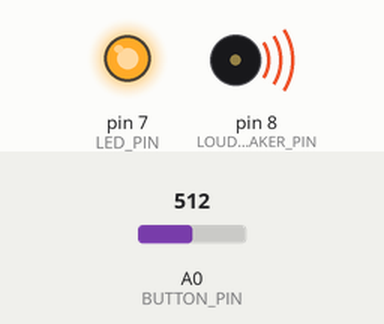
This sketch was run on a simulated Arduino Uno, built with avr-gcc and run on an emulated ATmega328P. Shown: output pins drawn as LEDs (lit = HIGH), buzzer (waves = sounding). The inputs (shaded band) are chosen by the test bench; at power-on: A0 (BUTTON_PIN) = 512. Pins used as bus, display or sensor lines are not drawn.

Above: at 1.2 s.
1.3 s: A0 (BUTTON_PIN) set to 998
2.8 s: A0 (BUTTON_PIN) set to 1013
At 3.7 s:
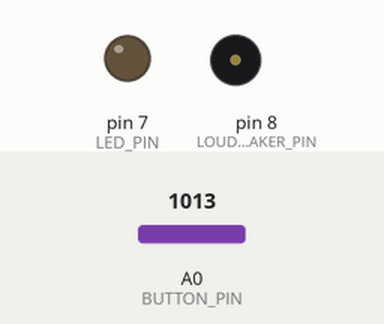
4.4 s: A0 (BUTTON_PIN) set to 970
At 5.2 s:
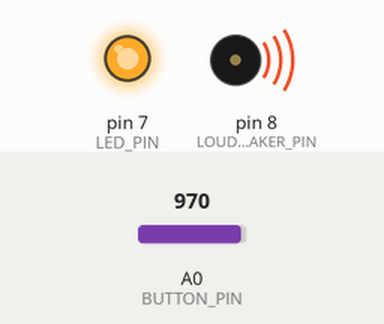
5.9 s: A0 (BUTTON_PIN) set to 1015
At 7.1 s:
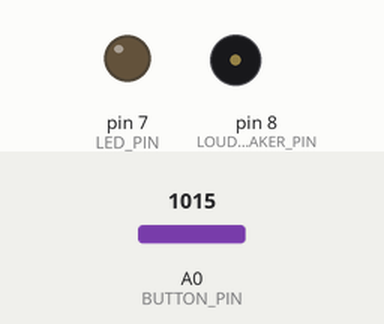
7.4 s: A0 (BUTTON_PIN) set to 900
At 8.8 s:
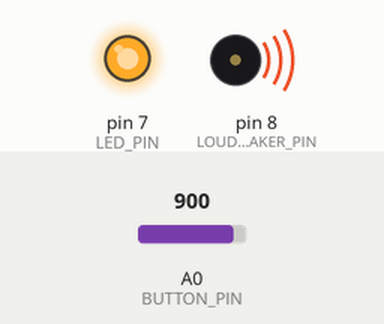
Timing chart, 0 to 9.9 s (numbered marks = the images above; inputs shaded):
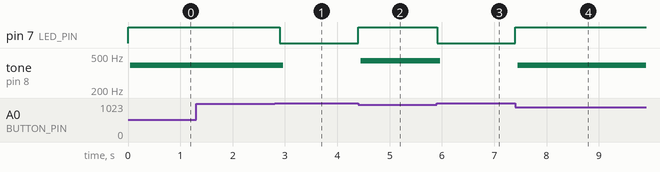

Measured:
- the behaviour switches between 1005 and 1006 on A0 (BUTTON_PIN) (found by bisection; images 0 and 1)
- after the input at 1.3 s, every drawn part: stays the same
- after the input at 2.8 s, pin 7 (LED_PIN): HIGH → LOW after 0.10 s; tone on pin 8 (LOUDSPEAKER_PIN): 391 Hz → silent after 0.17 s
- after the input at 4.4 s, pin 7 (LED_PIN): LOW → HIGH at once; tone on pin 8 (LOUDSPEAKER_PIN): silent → 439 Hz at once
- after the input at 5.9 s, pin 7 (LED_PIN): HIGH → LOW at once; tone on pin 8 (LOUDSPEAKER_PIN): 439 Hz → silent after 0.06 s
- after the input at 7.4 s, pin 7 (LED_PIN): LOW → HIGH at once; tone on pin 8 (LOUDSPEAKER_PIN): silent → 391 Hz after 0.05 s

The sketch:

ChristmasMelody.ino
```cpp
#include "silent_night.h"

/* Die Konstante MELODY wird in der oben eingebundenen Datei definiert */
int const melody[] = MELODY;

#define LOUDSPEAKER_PIN 8
#define LED_PIN 7

#define BUTTON_PIN A0

/* Diese zwei Funktionen testen ob ein
 * Knopf, der zwischen 3,3V dem PIN und
 * dem A0-PIN angeschlossen ist gedrückt
 * oder losgelassen ist.
 *
 * Wir müssen einen undefinierten Wertebereich
 * ("Hysterese") lassen, da unsere Knöpfe sonst
 * im Übergangsbereich "wackeln" würden.
 *
 * Für den offiziellen Arduino Uno hat der
 * Wertebereich 800-950 gut funktioniert.
 *
 * Für den ELEGOO Uno R3 nimm 980-1005.
 */

bool isButtonDown()
{
  int val = analogRead(BUTTON_PIN);
  return val < 980;
}

bool isButtonUp()
{
  return analogRead(BUTTON_PIN) > 1005;
}

/********************************************************/
/* AUFGABE (EINSTIEG):
 * Definiere zwei Funktionen, die solang warten, bis
 * der Knopf gedrückt ist (waitForTap) oder losgelassen
 * wurde (waitForUntap).
 */

void waitForTap()
{
  while (!isButtonDown());
}

void waitForUntap()
{
  while (!isButtonUp());
}

/********************************************************/

void play(int note, long duration) {
  /********************************************************/
  /* AUFGABE (FÜR FORTGESCHRITTENE):
   * Generiere eine Rechteckschwingung.
   *
   * Der Parameter "note" gibt die Tonfrequenz in Hz.
   * Der Parameter "duration" gibt die Spielzeit in Millisekunden an.
   *
   * Ändere mit digitalWrite ausreichend oft den Wert am
   * Lautsprecher-PIN von HIGH zu LOW low. Warte nach jedem
   * Wechsel für eine passende Zeitlänge mit delayMicroseconds.
   *
   * Tipp: Recherchiere ob mit Arduinos noch einfacher
   * eine "Pulsweitenmodulation" zu realisieren ist.
   */

  int waitTime = 500000 / note;
  int numberOfCycles = (duration * note) / 1000;
  int i;
  for (i = 0; i < numberOfCycles; i++) {
    digitalWrite(LOUDSPEAKER_PIN, HIGH);
    delayMicroseconds(waitTime);
    digitalWrite(LOUDSPEAKER_PIN, LOW);
    delayMicroseconds(waitTime);
  }
}

/* Diese Methode wird beim Start (oder Reset) einmal ausgeführt */
void setup() {
  pinMode(LOUDSPEAKER_PIN, OUTPUT);
  pinMode(LED_PIN, OUTPUT);
  pinMode(BUTTON_PIN, INPUT_PULLUP);

  Serial.begin(9600);
}


void playMelody() {
  /********************************************************/
  /* AUFGABEN (MITTEL):
   *
   * 1. Spiele die Melodie, indem du jeden Ton aus "melody"
   * für 100ms anspielst.
   *
   * 2. Warte mit dem Tonbeginn solang, bis der Knopf gedrückt wurde.
   *
   * 3. Halte den Ton solang, wie der Knopf gedrückt ist.
   * Tipp: Du kannst den Ton immer neustarten, solang der Knopf nicht
   * losgelassen wurde.
   *
   * 4. Schalte die LED an wenn ein Ton beginnt und aus, sobald er aufhört.
   */

  int note = 0;
  while (melody[note] != 0) {  /* Am Ende der Melodie ist eine "0" */
    waitForTap();
    digitalWrite(LED_PIN, HIGH);
    while (!isButtonUp())
      play(melody[note], 100);
    waitForUntap();
    digitalWrite(LED_PIN, LOW);
    note++;
  }
}

/* Diese Methode wird immer und immer wieder ausgeführt. */
void loop() {
  /* AUFGABE (EINSTIEG):
   *
   * 1. Lass die LED mit "digitalWrite(LED_PIN, HIGH)"
   * leuchten, sobald der Knopf gedrückt wurde.
   * Schalte sie aus (= LOW) wenn der Knopf losgelassen wurde.
   *
   * 2. Lösch den Code deiner LED und ruf statt dessen playMelody().
   */
   playMelody();
}
```

notes.h
```cpp
#ifndef NOTES_H
#define NOTES_H

#define NOTE_B0  31
#define NOTE_C1  33
#define NOTE_CS1 35
#define NOTE_D1  37
#define NOTE_DS1 39
#define NOTE_E1  41
#define NOTE_F1  44
#define NOTE_FS1 46
#define NOTE_G1  49
#define NOTE_GS1 52
#define NOTE_A1  55
#define NOTE_AS1 58
#define NOTE_B1  62
#define NOTE_C2  65
#define NOTE_CS2 69
#define NOTE_D2  73
#define NOTE_DS2 78
#define NOTE_E2  82
#define NOTE_F2  87
#define NOTE_FS2 93
#define NOTE_G2  98
#define NOTE_GS2 104
#define NOTE_A2  110
#define NOTE_AS2 117
#define NOTE_B2  123
#define NOTE_C3  131
#define NOTE_CS3 139
#define NOTE_D3  147
#define NOTE_DS3 156
#define NOTE_E3  165
#define NOTE_F3  175
#define NOTE_FS3 185
#define NOTE_G3  196
#define NOTE_GS3 208
#define NOTE_A3  220
#define NOTE_AS3 233
#define NOTE_B3  247
#define NOTE_C4  262
#define NOTE_CS4 277
#define NOTE_D4  294
#define NOTE_DS4 311
#define NOTE_E4  330
#define NOTE_F4  349
#define NOTE_FS4 370
#define NOTE_G4  392
#define NOTE_GS4 415
#define NOTE_A4  440
#define NOTE_AS4 466
#define NOTE_B4  494
#define NOTE_C5  523
#define NOTE_CS5 554
#define NOTE_D5  587
#define NOTE_DS5 622
#define NOTE_E5  659
#define NOTE_F5  698
#define NOTE_FS5 740
#define NOTE_G5  784
#define NOTE_GS5 831
#define NOTE_A5  880
#define NOTE_AS5 932
#define NOTE_B5  988
#define NOTE_C6  1047
#define NOTE_CS6 1109
#define NOTE_D6  1175
#define NOTE_DS6 1245
#define NOTE_E6  1319
#define NOTE_F6  1397
#define NOTE_FS6 1480
#define NOTE_G6  1568
#define NOTE_GS6 1661
#define NOTE_A6  1760
#define NOTE_AS6 1865
#define NOTE_B6  1976
#define NOTE_C7  2093
#define NOTE_CS7 2217
#define NOTE_D7  2349
#define NOTE_DS7 2489
#define NOTE_E7  2637
#define NOTE_F7  2794
#define NOTE_FS7 2960
#define NOTE_G7  3136
#define NOTE_GS7 3322
#define NOTE_A7  3520
#define NOTE_AS7 3729
#define NOTE_B7  3951
#define NOTE_C8  4186
#define NOTE_CS8 4435
#define NOTE_D8  4699
#define NOTE_DS8 4978

#endif
```

silent_night.h
```cpp
#ifndef SILENT_NIGHT_H
#define SILENT_NIGHT_H
#include "notes.h"

#ifndef MELODY
#  define MELODY {NOTE_G4, NOTE_A4, NOTE_G4, NOTE_E4, NOTE_G4, NOTE_A4, NOTE_G4, NOTE_E4, NOTE_D5, NOTE_D5, NOTE_B4, NOTE_C5, NOTE_C5, NOTE_G4, NOTE_A4, NOTE_A4, NOTE_C5, NOTE_B4, NOTE_A4, NOTE_G4, NOTE_A4, NOTE_G4, NOTE_E4, NOTE_A4, NOTE_A4, NOTE_C5, NOTE_B4, NOTE_A4, NOTE_G4, NOTE_A4, NOTE_G4, NOTE_E4, NOTE_D5, NOTE_D5, NOTE_F5, NOTE_D5, NOTE_B4, NOTE_C5, NOTE_E5, NOTE_C5, NOTE_G4, NOTE_E4, NOTE_G4, NOTE_F4, NOTE_D4, NOTE_C4, 0}
#else
#  error "Do not include more than one melody file!"
#endif /* MELODY */

#endif /* SILENT_NIGHT_H */
```
